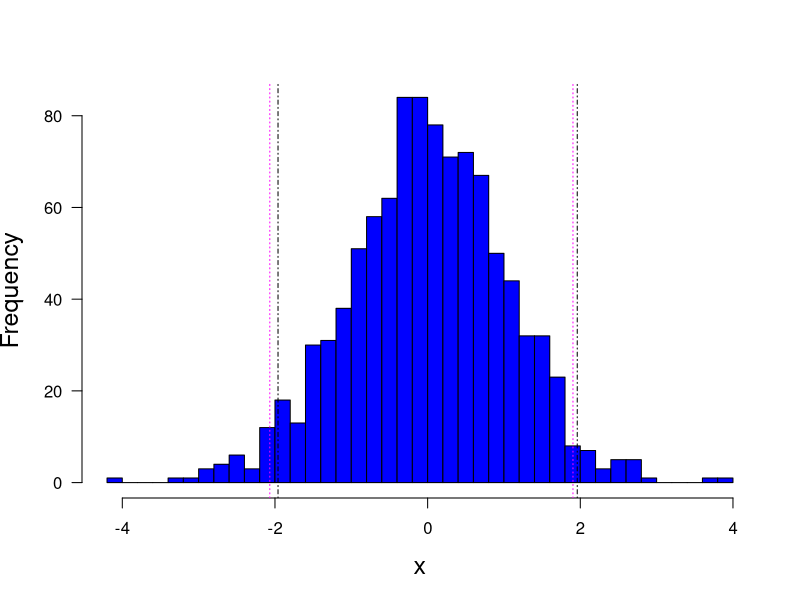

Recreate this plot in R.
print('File: QuantileRTricks.R')
# demonstrate quantile routine
set.seed(1953) # set seed for random number generators
M = 1e3 # number of Monte Carlo runs
x = rnorm(M)
alpha = 1-0.95 # 95% interval
q = quantile(x,c(alpha/2,1-alpha/2))
qa1 = qnorm(alpha/2)
qa2 = qnorm(1-alpha/2)
print(c(round(as.numeric(q[1]),4),'q[1] from random sampling'))
print(c(round(qa1,4),'qa1 analytic'))
print(c(round(as.numeric(q[2]),4),'q[2] from random sampling'))
print(c(round(qa2,4),'qa2 analytic'))
# png('QuantileRoutine210807.png',width=16,height=12,units='cm',res=300)
hist(x,breaks=30,col='blue',main='',las=1,xlab='x',cex.lab=1.5)
abline(v=q[1],col='magenta',lty=3)
abline(v=q[2],col='magenta',lty=3)
abline(v=qa1,col='black',lty=4)
abline(v=qa2,col='black',lty=4)
# dev.off()
